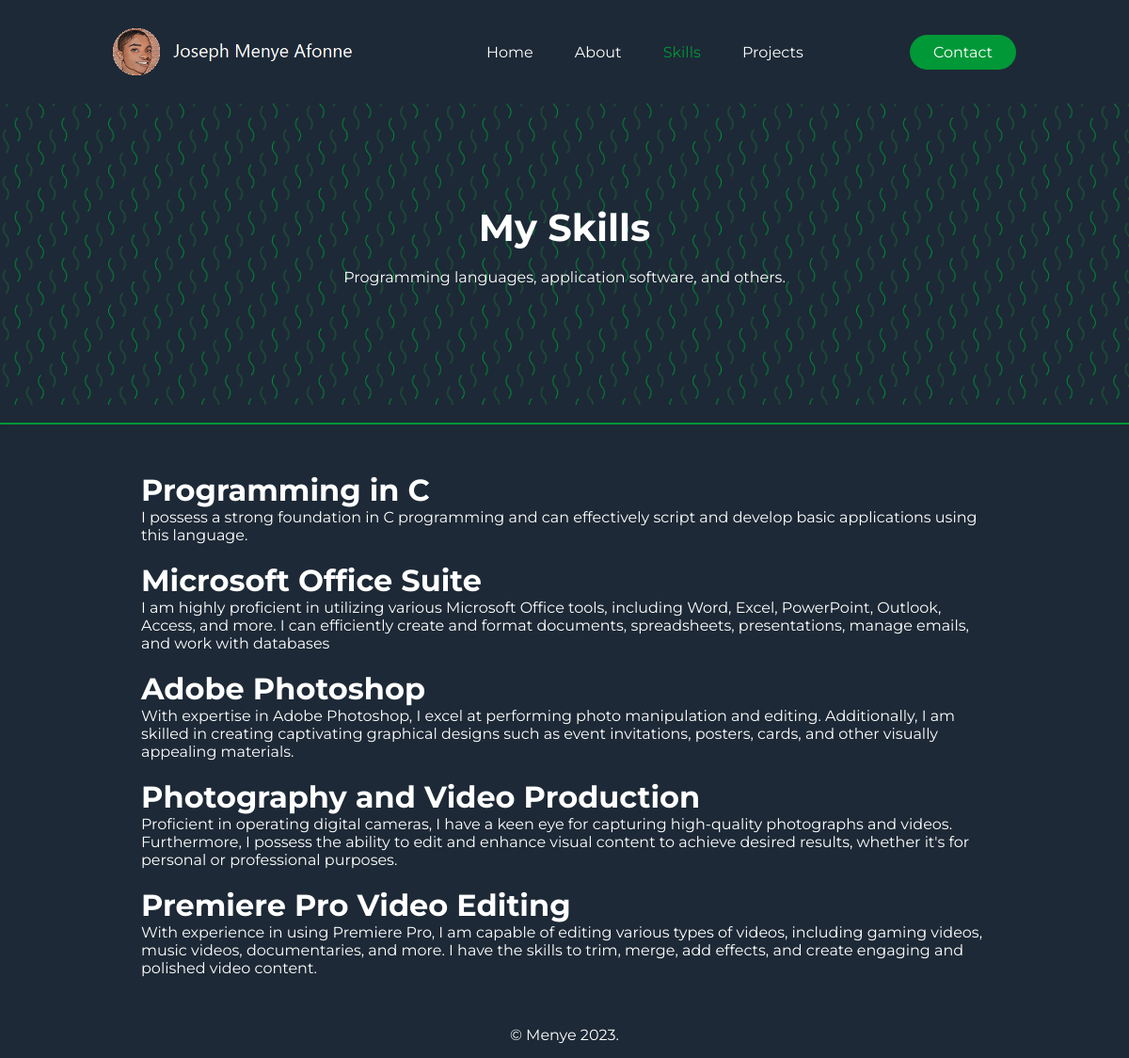
The page /skills.php on the database its author committed.
### tables this page shows
CREATE TABLE `skills` (
  `id` int(11) NOT NULL,
  `name` varchar(255) NOT NULL,
  `description` text NOT NULL,
  `projects` int(11) NOT NULL
);

### data/functions.php (the view, shortened to what this page needs)
<?php
require("conn.php");
function getSkills(){
    global $conn;
    $query = "SELECT * FROM skills";
    $sql = mysqli_query($conn, $query);
    if($sql){
       foreach ($sql as $row) {
        echo "<h1>" . $row['name'] ."</h1> <p>". $row['description'] ."</p><br>";
       }
    } else {
    }
}
?>

### assets/css/styles.css (style rules this page uses)
* { box-sizing: border-box; margin: 0; padding: 0; background-color: #1D2936; color: #ffffff; font-family: "Montserrat"; }
body, html { height: 100%; }
.hero-text p, h1 { background-color: transparent; }
.aboutme h1 { font-size: 2em; }

### rows shown on the page
skills: name "Programming in C", description "I possess a strong foundation in C programming and can effectively script and develop basic applications using this language."
skills: name "Microsoft Office Suite", description "I am highly proficient in utilizing various Microsoft Office tools, including Word, Excel, PowerPoint, Outlook, Access, and more. I can efficiently create and format documents, spreadsheets, presentations, manage emails, and work with databases"
skills: name "Adobe Photoshop", description "With expertise in Adobe Photoshop, I excel at performing photo manipulation and editing. Additionally, I am skilled in creating captivating graphical designs such as event invitations, posters, cards, and other visually appealing materials."
skills: name "Photography and Video Production", description "Proficient in operating digital cameras, I have a keen eye for capturing high-quality photographs and videos. Furthermore, I possess the ability to edit and enhance visual content to achieve desired results, whether it's for personal or professional purposes."
skills: name "Premiere Pro Video Editing", description "With experience in using Premiere Pro, I am capable of editing various types of videos, including gaming videos, music videos, documentaries, and more. I have the skills to trim, merge, add effects, and create engaging and polished video content."
